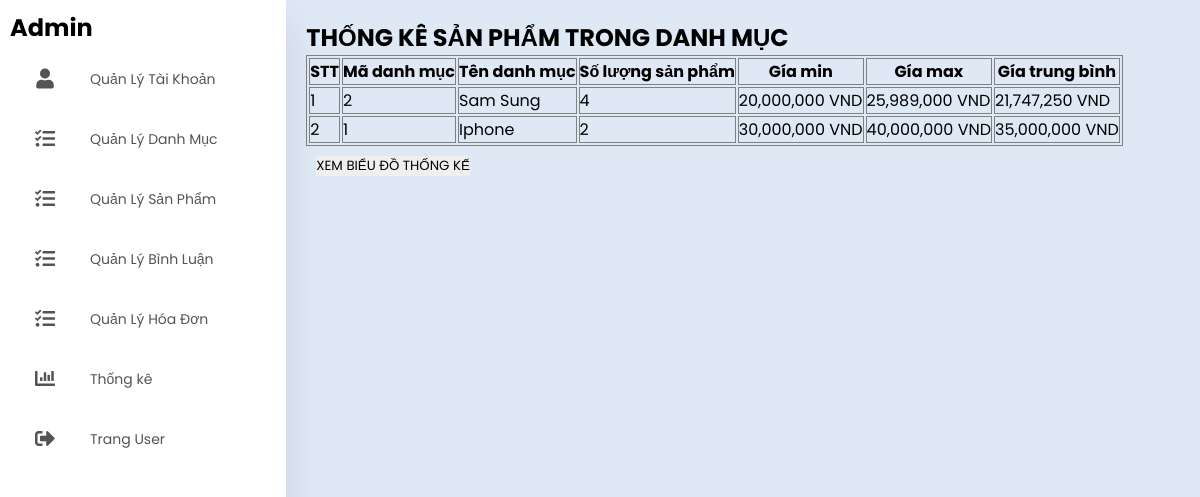
Page /admin/index.php?act=listtk on the committed database.
### tables this page shows
CREATE TABLE `danhmuc` (
  `id` int(11) NOT NULL,
  `name` varchar(255) NOT NULL
);

### model/pdo.php (called while the page is built, shortened)
<?php
function pdo_get_connection(){
    $servername = "localhost";
    $username = "root";
    $password = "";
    try {
        $conn = new PDO("mysql:host=$servername;dbname=duan1", $username, $password);
        $conn->setAttribute(PDO::ATTR_ERRMODE, PDO::ERRMODE_EXCEPTION);
        return $conn;
    } catch(PDOException $e) {
        echo "Connection failed: " . $e->getMessage();
    }
}
function pdo_query($sql){
    $sql_args=array_slice(func_get_args(),1);
    try{
        $conn=pdo_get_connection();
        $stmt=$conn->prepare($sql);
        $stmt->execute($sql_args);
        $rows=$stmt->fetchAll();
        return $rows;
    }
    catch(PDOException $e){
        throw $e;
    }
    finally{
        unset($conn);
    }
}
?>

### model/thongke.php (called while the page is built)
<?php
function load_thongke(){
$sql="SELECT danhmuc.id, danhmuc.name, count(*) as soluong, min(price) as gia_min, max(price) as gia_max, avg(price) as gia_avg FROM danhmuc join sanpham on danhmuc.id=sanpham.iddm
GROUP BY danhmuc.id, danhmuc.name
ORDER BY soluong DESC";
return pdo_query($sql);
}
?>

### admin/thongke/listtk.php (the view)
<div class="row">
    <div class="row formtitle mb10">
        <h1>THỐNG KÊ SẢN PHẨM TRONG DANH MỤC</h1>
    </div>
    <div class="row formcontent">
        <form action="index.php?act=listtk" method="post">
            <div class="row mb10 formds_loai">
                <table border="1" class="mb10">
                    <tr>
                    <th>STT</th>
                    <th>Mã danh mục</th>
                    <th>Tên danh mục</th>
                    <th>Số lượng sản phẩm</th>
                    <th>Gía min</th>
                    <th>Gía max</th>
                    <th>Gía trung bình</th>
                    </tr>
                    <?php foreach ($thongke as $key => $tk) {
                        extract($tk);
                        ?>
                        <tr>
                            <td><?php echo $key+1 ?></td>
                            <td><?php echo $id ?></td>
                            <td><?php echo $name ?></td>
                            <td><?php echo $soluong ?></td>
                            <td><?php echo number_format($gia_min) ?> VND</td>
                            <td><?php echo number_format($gia_max) ?> VND</td>
                            <td><?php echo number_format($gia_avg) ?> VND</td>
                        </tr>
                    <?php } ?>
                </table>
            </div>
            <a href="index.php?act=chart"><input type="button" value="XEM BIỂU ĐỒ THỐNG KẾ"></a>
        </form>
    </div>
</div>

### header.php (style rules this page uses)
* { margin: 0; padding: 0; outline: none; border: none; text-decoration: none; box-sizing: border-box; font-family: "Poppins", sans-serif; }
table { border:1px solid gray; }
tr th { border:1px solid gray; }
tr td { border:1px solid gray; }
body { background: #dfe9f5; }
a { position: relative; color: rgb(85, 83, 83); font-size: 14px; display: table; width: 280px; padding: 10px; }

### rows in the picture
danhmuc: id "2", name "Sam Sung", soluong "4", gia_min "20,000,000", gia_max "25,989,000", gia_avg "21,747,250"
danhmuc: id "1", name "Iphone", soluong "2", gia_min "30,000,000", gia_max "40,000,000", gia_avg "35,000,000"
